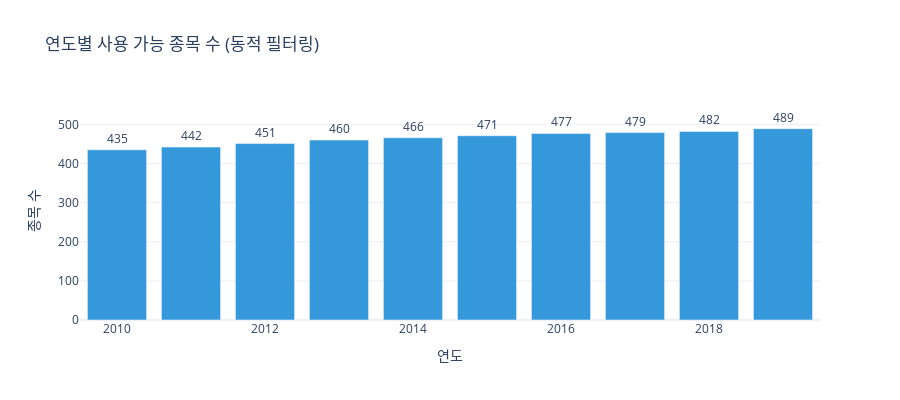

Notebook cell for this chart:
### Code cell
# 연도별 사용 가능 종목 수 시각화
year_data = pd.DataFrame({
    '연도': list(year_ticker_counts.keys()),
    '종목 수': list(year_ticker_counts.values())
})

fig = px.bar(year_data, x='연도', y='종목 수',
             title='연도별 사용 가능 종목 수 (동적 필터링)',
             text='종목 수',
             color_discrete_sequence=['#3498db'])
fig.update_traces(textposition='outside')
fig.update_layout(height=400, yaxis_range=[0, max(year_data['종목 수'])*1.15])
fig.show()

### Figure 1 — Plotly figure (JSON) as saved in the notebook; plotly's stock layout.template omitted (floating-point values rounded to 4 significant figures)
{"data": [{"alignmentgroup": "True", "hovertemplate": "연도=%{x}<br>종목 수=%{text}<extra></extra>", "legendgroup": "", "marker": {"color": "#3498db", "pattern": {"shape": ""}}, "name": "", "offsetgroup": "", "orientation": "v", "showlegend": false, "text": [435, 442, 451, 460, 466, 471, 477, 479, 482, 489], "textposition": "outside", "type": "bar", "x": [2010, 2011, 2012, 2013, 2014, 2015, 2016, 2017, 2018, 2019], "xaxis": "x", "y": [435, 442, 451, 460, 466, 471, 477, 479, 482, 489], "yaxis": "y"}], "layout": {"barmode": "relative", "height": 400, "legend": {"tracegroupgap": 0}, "title": {"text": "연도별 사용 가능 종목 수 (동적 필터링)"}, "xaxis": {"anchor": "y", "domain": [0, 1], "title": {"text": "연도"}}, "yaxis": {"anchor": "x", "domain": [0, 1], "range": [0, 562.3], "title": {"text": "종목 수"}}}}
